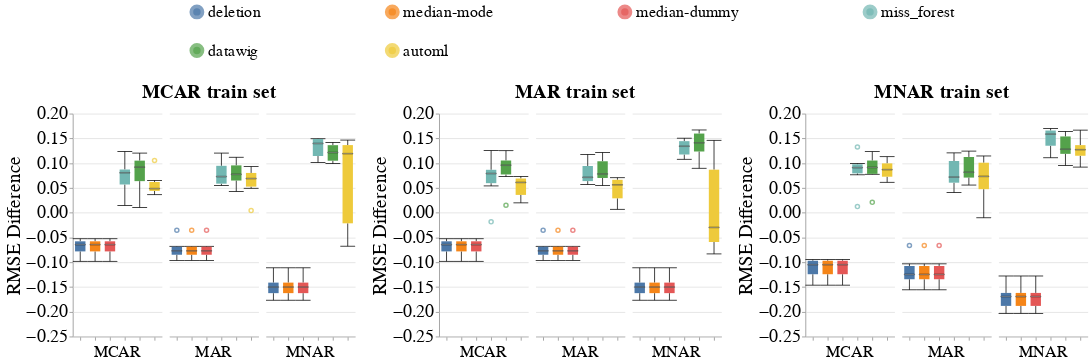

The code cell stored with this chart in its notebook:
### Markdown cell above
### Disparity Metrics

### Code cell
# Numerical
create_box_plots_for_diff_imputers(dataset_name=DATASET_NAME,
                                   column_name='weight',
                                   metric_name='rmse',
                                   group=SENSITIVE_ATTR_FOR_DISPARITY_METRICS,
                                   db_client=db_client)
